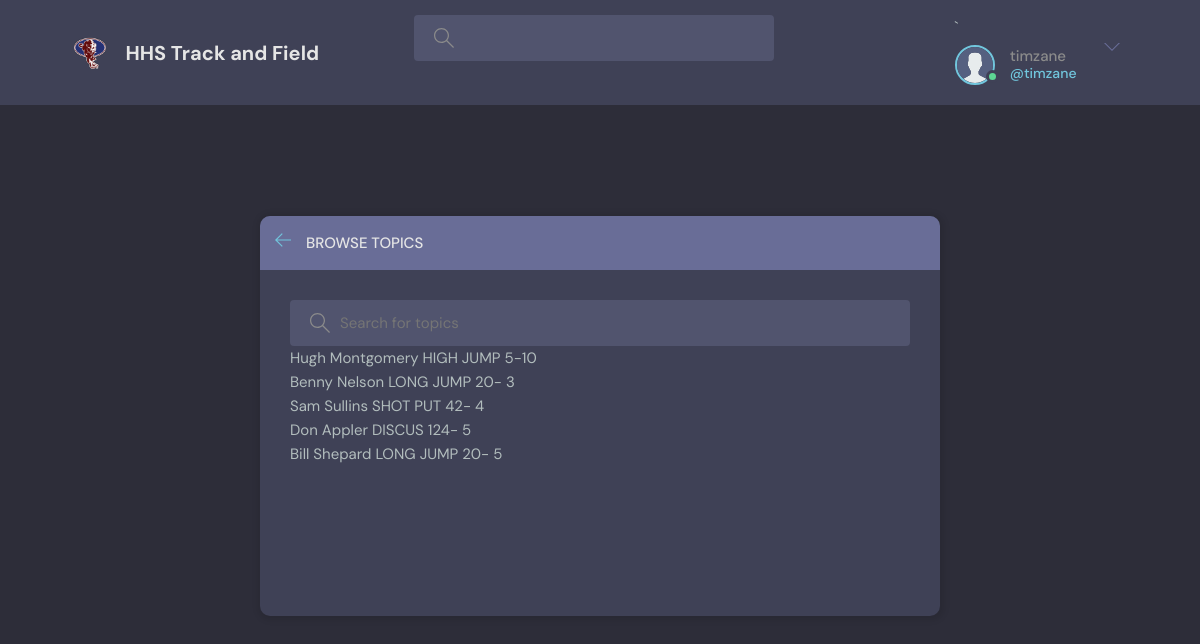
The app's page /recentactivity/ (signed in) with its own data.
### base/models.py (models this page shows, shortened)
class User(AbstractUser):
    name = models.CharField(max_length=200, null=True)
    email = models.EmailField(unique=True, null=True)
    bio = models.TextField(null=True)
    avatar = models.ImageField(null=True, default="avatar.svg")
    Editor = models.BooleanField(default=False)
    Maintainer = models.BooleanField(default=False)
    REQUIRED_FIELDS = []

class Performance(models.Model):
    EventID = models.ForeignKey(Event, on_delete=models.SET_NULL,null=True)
    Mark = models.CharField(max_length=200, null=True)
    MarkRawLarge = models.IntegerField()
    MarkRawSmall = models.DecimalField(decimal_places=3,max_digits=20)
    MeetID = models.ForeignKey(Meet, on_delete=models.SET_NULL,null=True)
    PerformanceNote = models.CharField(max_length=10,null=True,blank=True)
    CY = models.IntegerField(null=True)
    EventDate = models.DateField(null=True)
    Notes = models.TextField(null = True,blank=True)
    Archive = models.BooleanField()
    StateChamp = models.BooleanField(null=True)
    AthleteID = models.ManyToManyField(Athlete)
    Confirmed = models.BooleanField(null=False,default=False)
    Locked = models.BooleanField(null=False,default=False)
    updated = models.DateTimeField(auto_now=True)
    created = models.DateTimeField(auto_now_add=True)

class Athlete(models.Model):
    Graduation = models.IntegerField()
    Athlete = models.CharField(max_length=200, null=True)
    Male = models.BooleanField()
    Active = models.BooleanField()
    First = models.CharField(max_length=200, blank=True)
    Last = models.CharField(max_length=200, blank=True)
    updated = models.DateTimeField(auto_now=True)
    created = models.DateTimeField(auto_now_add=True)
    def __str__(self):
        return self.Athlete

class Event(models.Model):
    EventName = models.CharField(max_length=200, null=True)
    FieldEvent = models.BooleanField()
    Current = models.BooleanField()
    Relay = models.BooleanField()
    Order = models.IntegerField()
    MeasurementSystem = models.CharField(max_length=20)
    updated = models.DateTimeField(auto_now=True)
    created = models.DateTimeField(auto_now_add=True)

### base/views.py (the view)
# urls.py: path('recentactivity/',views.recentActivityPage,name="recent-activity"),
def recentActivityPage(request):
    q = request.GET.get('q') if request.GET.get('q') != None else ''
    performance_newest_first = Performance.objects.order_by('-updated')[0:5]
    context = {'performance_newest_first':performance_newest_first}
    return render(request, 'base/recent_updates_mobile.html',context )

### base/templates/base/recent_updates_mobile.html (shortened to what this page needs)
{% extends 'main.html' %}
{% block content %}
    <main class="create-room layout">
      <div class="container">
        <div class="layout__box">
          <div class="layout__boxHeader">
            <div class="layout__boxTitle">
              <a href="{% url 'home' %}">
                <svg version="1.1" xmlns="http://www.w3.org/2000/svg" width="32" height="32" viewBox="0 0 32 32">
                  <title>arrow-left</title>
                  <path
                    d="M13.723 2.286l-13.723 13.714 13.719 13.714 1.616-1.611-10.96-10.96h27.625v-2.286h-27.625l10.965-10.965-1.616-1.607z"
                  ></path>
                </svg>
              </a>
              <h3>Browse Topics</h3>
            </div>
          </div>
          <div class="topics-page layout__body">
            <form action = "" method = "GET" class="header__search">
              <label>
                <input name="q" placeholder="Search for topics" />
              </label>
            </form>
            <ul class="topics__list">
              {% for performance in performance_newest_first %}
              <li>
              {{ performance.AthleteID.all|join:", " }} {{performance.EventID.EventName }} {{ performance.Mark }}
              </li>
              {% endfor %}
            </ul>
          </div>
        </div>
      </div>
    </main>
    {% endblock content %}

### templates/navbar.html (shortened to what this page needs)
{% load static %}
<header class="header header--loggedIn">
<div class="container">
    <a href="{% url 'home' %}" class="header__logo">
      <img src="{% static 'images/huntsville-high-school-huntsville-al_dcfa6b5959.png' %}" />
      <h1>HHS Track and Field</h1>
    </a>
    <form class="header__search" method="GET" action="{% url 'athlete-search'  %}" >
      <label>
        <input name="q" type="text" textplaceholder="Search for athletes..." />
      </label>
    </form>
    <nav class="header__menu">
    `   {% if request.user.is_authenticated %}
      <div class="header__user">
        <a href="{% url 'update-user' %}">
          <div class="avatar avatar--medium active">
            <img src="{{request.user.avatar.url}}" />
          </div>
          <p>{{request.user.username}} <span>@{{request.user}}</span></p>
        </a>
        <button class="dropdown-button">
          <svg version="1.1" xmlns="http://www.w3.org/2000/svg" width="32" height="32" viewBox="0 0 32 32">
            <title>chevron-down</title>
            <path d="M16 21l-13-13h-3l16 16 16-16h-3l-13 13z"></path>
          </svg>  <header class="header header--loggedIn">
        </button>
      </div>
      {% else %}
      <a href="{% url 'login' %}">
        <img src="{% static 'images/avatar.svg' %}" />
        <p>Login</p>
      </a>
      {% endif %}
    </nav>
  </div>
</header>

### static/styles/style.css (style rules this page uses)
:root { --color-main: #71c6dd; --color-main-light: #e1f6fb; --color-dark: #3f4156; --color-dark-medium: #51546e; --color-dark-light: #696d97; --color-light: #e5e5e5; --color-gray: #8b8b8b; --color-light-gray: #b2bdbd; --color-bg: #2d2d39; --color-success: #5dd693; --color-error: #fc4b0b; }
* { font-family: "DM Sans", -apple-system, BlinkMacSystemFont, "Segoe UI", Roboto, Oxygen, Ubuntu, Cantarell, "Open Sans", "Helvetica Neue", sans-serif; margin: 0; padding: 0; box-sizing: border-box; text-rendering: optimizeLegibility; font-size: inherit; }
html { font-size: 56.25%; }
@media only screen and (min-width: 1200px) { html { font-size: 62.5%; } }
body { line-height: 1.6; font-weight: 400; font-size: 1.5rem; color: var(--color-light-gray); background-color: var(--color-bg); min-height: 100vh; }
img { width: 100%; }
a { display: inline-block; color: var(--color-main); text-decoration: none; }
.container { max-width: 120rem; width: 90%; margin: auto; }
.avatar { position: relative; display: inline-block; border-radius: 50%; border: 2px solid var(--color-main); }
.avatar img { display: block; border-radius: 50%; object-fit: cover; object-position: center; }
.avatar::after { content: ""; display: block; position: absolute; background-color: var(--color-gray); z-index: 111; border-radius: 50%; border: 0.3rem solid var(--color-dark); }
.avatar.active::after { background-color: var(--color-success); }
.avatar.avatar--medium img { width: 3.6rem; height: 3.6rem; border-radius: 50%; }
.avatar.avatar--medium:after { width: 0.7rem; height: 0.7rem; bottom: 0px; right: -6px; }
.header { padding: 1.5rem; background-color: var(--color-dark); }
.header > .container { display: flex; gap: 9.5rem; }
.header__logo, .header__user { display: flex; gap: 2rem; align-items: center; }
.header__logo > img { height: 3.2rem; width: 3.2rem; }
.header__logo > h1 { font-weight: 700; font-size: 2rem; color: var(--color-light); }
.header__search > label { background-color: var(--color-dark-medium); padding: 1.3rem 1rem; display: flex; align-items: center; gap: 1rem; border-radius: 4px; }
.header__search svg { fill: var(--color-gray); width: 2rem; height: 2rem; margin-left: 1rem; }
.header__search input { width: 30rem; background: transparent; border: none; outline: none; color: var(--color-light); }
.header__menu { margin-left: auto; position: relative; }
.header__menu a { display: flex; gap: 1.5rem; align-items: center; font-weight: 500; text-decoration: none; color: var(--color-gray); }
.header__menu img { height: 3.6rem; }
.header__menu p { line-height: 1.2; }
.header__menu span { color: var(--color-main); font-weight: 500; font-size: 1.4rem; display: block; }
.header__menu svg { width: 1.6rem; height: 1.6rem; fill: var(--color-dark-light); }
.dropdown-button { background: transparent; border: 0; outline: 0; cursor: pointer; }
.layout { margin-top: 2.4rem; }
.layout > .container { display: flex; justify-content: space-between; align-items: flex-start; }
.layout__box { width: 90%; max-width: 48rem; min-height: 40rem; position: absolute; top: 50%; left: 50%; transform: translate(-50%, -46%); background-color: var(--color-dark); border-radius: 1rem; box-shadow: 1px 1px 6px 3px rgba(0, 0, 0, 0.1); overflow: hidden; }
.layout__boxHeader { display: flex; padding: 1.5rem; background-color: var(--color-dark-light); }
.layout__boxTitle { display: flex; gap: 1.5rem; align-items: center; }
.layout__boxTitle h3 { text-transform: uppercase; font-weight: 500; color: var(--color-light); }
.layout__boxTitle svg { width: 1.6rem; height: 1.6rem; fill: var(--color-main); }
.layout__body { margin: 3rem; }
.topics__list { list-style: none; }
.topics-page .header__search { display: block; }
.create-room.layout .layout__box { max-width: 68rem; }

### records on screen
User: user.avatar (placeholder picture), user.username "timzane", user "timzane"
Performance: AthleteID.all "Hugh Montgomery", EventID.EventName "HIGH JUMP", Mark "5-10"
Performance: AthleteID.all "Benny Nelson", EventID.EventName "LONG JUMP", Mark "20- 3"
Performance: AthleteID.all "Sam Sullins", EventID.EventName "SHOT PUT", Mark "42- 4"
Performance: AthleteID.all "Don Appler", EventID.EventName "DISCUS", Mark "124- 5"
Performance: AthleteID.all "Bill Shepard", EventID.EventName "LONG JUMP", Mark "20- 5"
